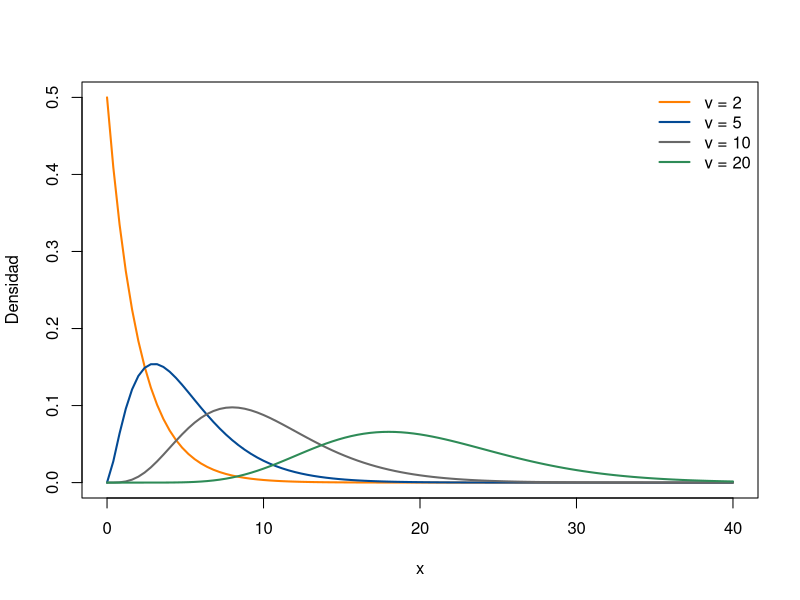
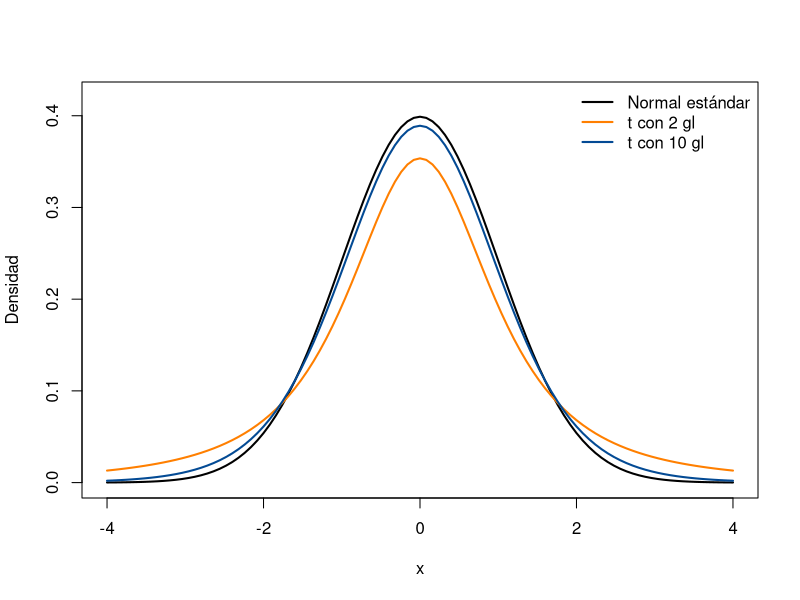
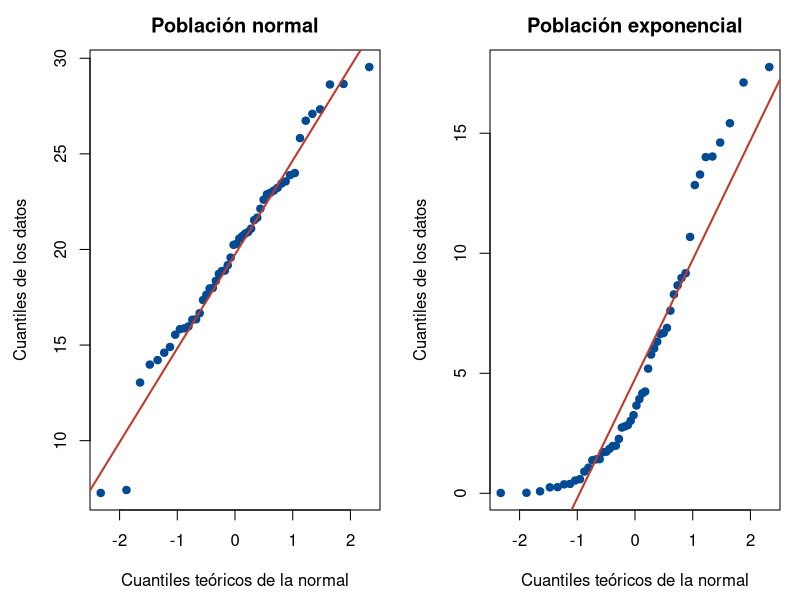

These charts were generated, in order, by the following R code:
## ---- chunk 1
knitr::opts_chunk$set(echo = TRUE, message = FALSE, warning = FALSE, comment = NA, collapse = FALSE)
## ---- chunk 2
set.seed(2026)
medias_36 <- replicate(5000, mean(rexp(36, rate = 1/5)))
mean(medias_36)   # cerca de 5
sd(medias_36)     # cerca de 5 / 6 = 0.833
## ---- chunk 3
mean(medias_36 > 6)
## ---- chunk 4
set.seed(2026)
llamadas <- rexp(100, rate = 1/5)
sd(llamadas) / sqrt(100)    # error estándar estimado
5 / sqrt(100)               # error estándar real, que aquí se conoce porque la población es simulada
## ---- chunk 5
pnorm(190, mean = 200, sd = 30 / sqrt(9))
## ---- chunk 6
gl <- c(2, 5, 10, 20)
colores <- c("#FF7F00", "#034A94", "#686868", "#2E8B57")
curve(dchisq(x, df = 2), 0, 40, col = colores[1], lwd = 2, ylim = c(0, 0.5), xlab = "x", ylab = "Densidad")
for (i in 2:4) curve(dchisq(x, df = gl[i]), add = TRUE, col = colores[i], lwd = 2)
legend("topright", paste("ν =", gl), col = colores, lwd = 2, bty = "n")
## ---- chunk 7
1 - pchisq(49 * 32.5 / 25, df = 49)
qchisq(0.95, df = 49)     # valor que solo supera el 5 % de las chi-cuadrado con 49 grados de libertad
## ---- chunk 8
set.seed(2026)
estadistico <- replicate(5000, 49 * var(rnorm(50, mean = 20, sd = 5)) / 25)
mean(estadistico)                  # cerca de 49, la media de la chi-cuadrado
mean(estadistico > 63.7)           # cerca de 0.077
## ---- chunk 9
curve(dnorm(x), -4, 4, lwd = 2, ylim = c(0, 0.42), xlab = "x", ylab = "Densidad")
curve(dt(x, df = 2), add = TRUE, col = "#FF7F00", lwd = 2)
curve(dt(x, df = 10), add = TRUE, col = "#034A94", lwd = 2)
legend("topright", c("Normal estándar", "t con 2 gl", "t con 10 gl"),
       col = c("black", "#FF7F00", "#034A94"), lwd = 2, bty = "n")
## ---- chunk 10
round(qt(0.975, df = c(5, 10, 30, 100)), 3)
round(qnorm(0.975), 3)
## ---- chunk 11
set.seed(2026)
datos_normal <- rnorm(50, mean = 20, sd = 5)
datos_expo   <- rexp(50, rate = 1/5)
par(mfrow = c(1, 2), mar = c(4.5, 4.5, 2.5, 1))
qqnorm(datos_normal, main = "Población normal", pch = 19, col = "#034A94",
       xlab = "Cuantiles teóricos de la normal", ylab = "Cuantiles de los datos")
qqline(datos_normal, col = "#C0392B", lwd = 2)
qqnorm(datos_expo, main = "Población exponencial", pch = 19, col = "#034A94",
       xlab = "Cuantiles teóricos de la normal", ylab = "Cuantiles de los datos")
qqline(datos_expo, col = "#C0392B", lwd = 2)
## ---- chunk 12
qf(0.95, df1 = 19, df2 = 29)
## ---- chunk 13
6 / sqrt(c(9, 36, 144))
## ---- chunk 14
1 - pnorm(175, mean = 172, sd = 7)              # una persona
1 - pnorm(175, mean = 172, sd = 7 / sqrt(25))   # media de 25 personas
## ---- chunk 15
set.seed(2026)
t_sim <- replicate(5000, { x <- rnorm(5, 10, 2); (mean(x) - 10) / (sd(x) / sqrt(5)) })
mean(abs(t_sim) > qt(0.975, df = 4))   # 2.776: cerca de 0.05
mean(abs(t_sim) > 1.96)                # bastante más que 0.05
